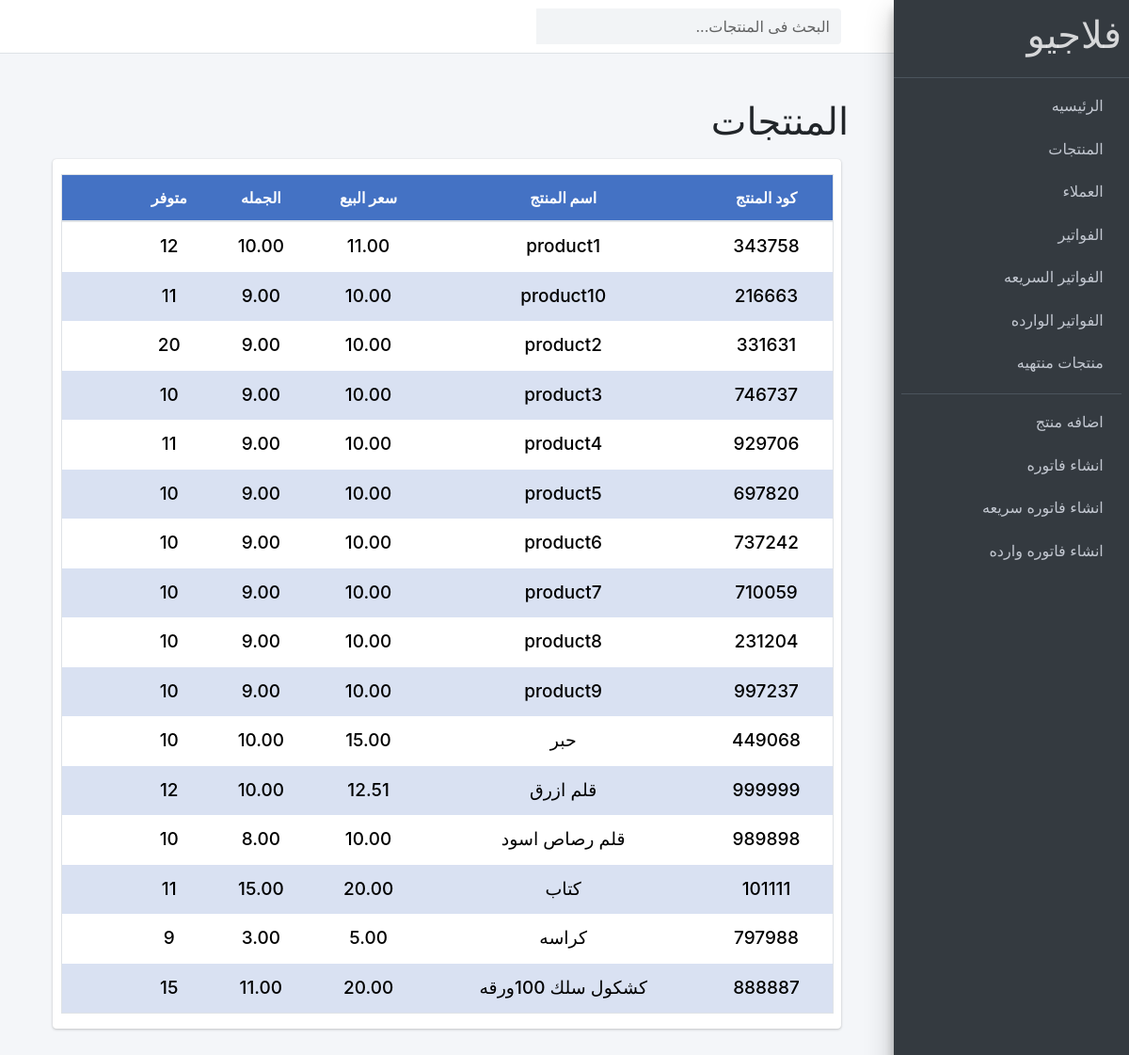
Before: /home/products/ with the older database file.
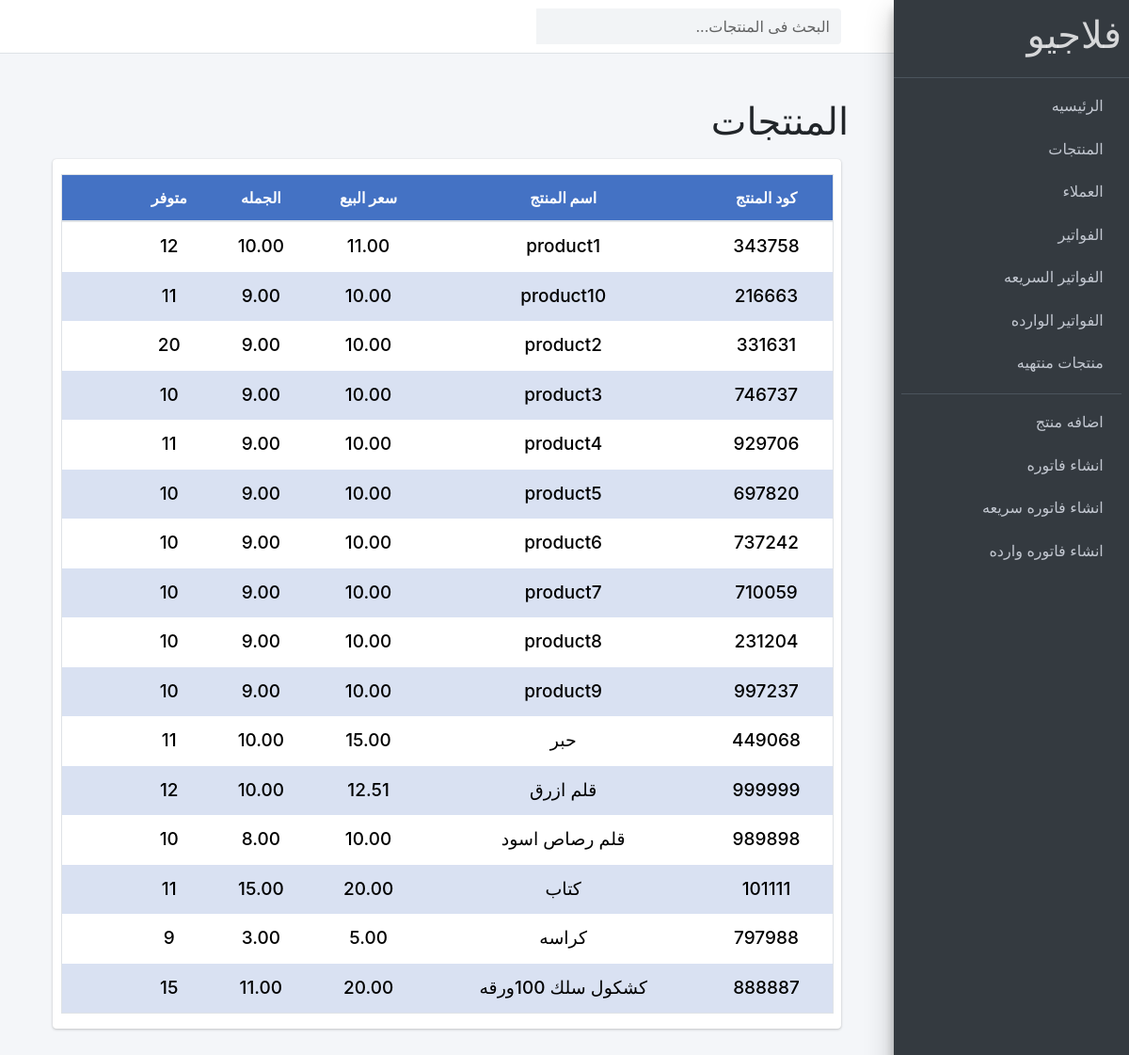
After: the same page with the newer database file.
### store/models.py (models this page shows, shortened)
class Product(models.Model):
    name = models.CharField(max_length=56, verbose_name="اسم المنتج",unique=True)
    price = models.DecimalField(max_digits=7  , decimal_places=2 , verbose_name="السعر")
    wholesale_price = models.DecimalField(max_digits=7  , decimal_places=2 , verbose_name="سعر الجملة")
    available_in_ventory = models.PositiveIntegerField(verbose_name='متوفر')
    discription = models.TextField(max_length=200, blank=True, null=True, verbose_name="الوصف")
    created_at = models.DateTimeField(auto_now_add=True, verbose_name="تاريخ الانشاء")
    code = models.CharField(max_length=100, null=True)
    PROslug = models.SlugField(blank=True, null=True, unique=True, allow_unicode=True, max_length=255 , verbose_name="slug")
    class Meta:
        ordering = ["name"]
    def __str__(self):
        return self.name
    def get_absolute_url(self):
        return reverse("products:product_details", kwargs={"slug": self.PROslug})

### store/views.py (the view)
# urls.py: path('products/', views.all_products, name="all_products"),
def all_products(request):
    search_qs = request.GET.get('searchname', '')
    if search_qs:
        products = Product.objects.filter(Q(name__icontains=search_qs)|
                                          Q(code__icontains=search_qs))
    else:
        products = Product.objects.all()
    return render(request, 'pages/products.html',{
        'products':products,
    })

### store/context_processor.py (called while the page is built)
def calc_empty_products(request):
    products = Product.objects.filter(available_in_ventory=0)
    emptyNum = products.count()
    return {"emptyNum":emptyNum}

### templates/pages/products.html (shortened to what this page needs)
{% extends 'base.html' %}
{% load static %}
{% block content %}
    <nav  class="main-header navbar navbar-expand navbar-white navbar-light">
      <ul class="navbar-nav">
        <li class="nav-item">
          <a class="nav-link" data-widget="pushmenu" href="#"></a>
        </li>
      </ul>
      <form class="form-inline ml-3" action="{% url 'products:all_products' %}">
        <div class="input-group">
          <input id="searchId" class="form-control form-control-navbar" name="searchname" type="search" placeholder="البحث فى المنتجات..." aria-label="Search">
          <div class="input-group-append">
            <button class="btn btn-navbar" type="submit">
            </button>
          </div>
        </div>
      </form>
    </nav>
    <div style="direction: rtl;" class="wrapper">
      <div   class="content-wrapper p-5">
                <div class="row mb-2">
                  <div class="col-sm-6">
                    <h1>المنتجات</h1>
                  </div>
                </div>
            <section class="content">
              <div class="card card-solid">
                  <div class="row d-flex align-items-stretch">
                    <div   class="col-12 p-3">
                      {% if products %}
                      <table class="table table-bordered text-center products_table">
                        <thead>
                          <tr class="products_thead_row ">
                           <th scope="col">كود المنتج</th>
                            <th scope="col">اسم المنتج</th>
                            <th scope="col">سعر البيع</th>
                            <th scope="col">الجمله</th>
                            <th scope="col">متوفر</th>
                            <th scope="col"></th>
                          </tr>
                        </thead>
                        <tbody>
                          {% for product in products %}
                          <tr class="products_table_row">
                            <th scope="row" class="product_code"><a class="product_name" href="{{ product.get_absolute_url }}">{{product.code}}</a></th>
                            <td><a class="product_name" href="{{ product.get_absolute_url }}">{{product}}</a></td>
                            <td><a class="product_name" href="{{ product.get_absolute_url }}">{{product.price}}</a></td>
                            <td><a class="product_name" href="{{ product.get_absolute_url }}">{{product.wholesale_price}}</a></td>
                            <td><a class="product_name" href="{{ product.get_absolute_url }}">{{product.available_in_ventory}}</a></td>
                            <td class="deletebtn"><a data-product="{{product.id}}" href="#" class="btn delete_product_list delete_product_list{{product.id}}"></a></td>
                          </tr>
                          {% endfor %}
                        </tbody>
                      </table>
                    </div>
                    {% else %}
                    <h4 class="m-5">لا توجد منتجات  .</h4>
                    {% endif %}
                    </div>
              </div>
            </section>
          </div>
      </div>
{% endblock %}

Changed rows visible on the page:
changed Product "حبر": available_in_ventory "10" → "11"
